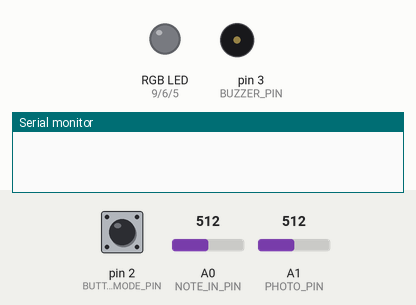
This sketch was run on a simulated Arduino Uno, built with avr-gcc and run on an emulated ATmega328P. Parts: an RGB LED mixed from three pins (HIGH = lit), buzzer (waves = sounding), the last lines printed to the serial monitor. The test bench sets the inputs (shaded band); at power-on: pin 2 (BUTTON_MODE_PIN) LOW, A0 (NOTE_IN_PIN) = 512, A1 (PHOTO_PIN) = 512.

Above: at 1.2 s.
1.3 s: pin 2 (BUTTON_MODE_PIN) pulled HIGH for 3.2 s
At 5.2 s:
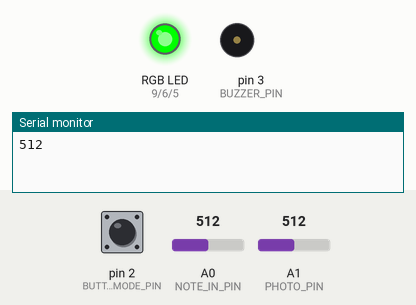
6.0 s: pin 2 (BUTTON_MODE_PIN) pulled HIGH for 0.15 s
At 7.6 s:
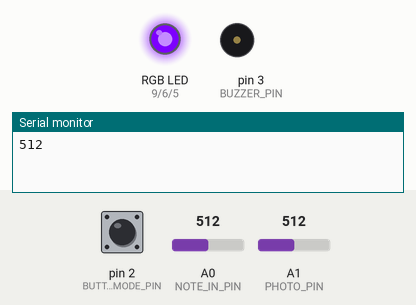
7.9 s: pin 2 (BUTTON_MODE_PIN) pulled HIGH for 1 s
At 9.8 s:
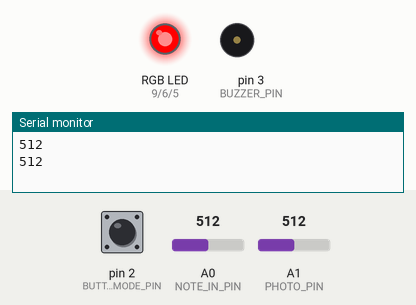
Timing chart, 0 to 11.3 s (numbered marks = the images above; inputs shaded):
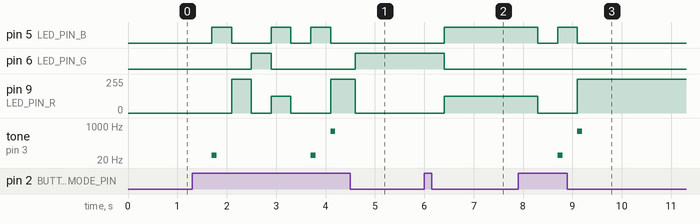

Measured:
- after the input at 1.3 s, pin 5 (LED_PIN_B): goes HIGH 0.40 s, LOW 0.80 s, HIGH 0.40 s, LOW 0.40 s, HIGH 0.40 s, then LOW, starting after 0.40 s; pin 6 (LED_PIN_G): LOW → HIGH after 1.2 s, → LOW 0.40 s later, → HIGH 1.7 s later
- after the input at 6.0 s, pin 5 (LED_PIN_B): LOW → HIGH after 0.40 s; pin 6 (LED_PIN_G): HIGH → LOW after 0.40 s; pin 9 (LED_PIN_R): 0/255 → 125/255 after 0.40 s
- after the input at 7.9 s, pin 5 (LED_PIN_B): HIGH → LOW after 0.40 s, → HIGH 0.40 s later, → LOW 0.40 s later; pin 9 (LED_PIN_R): 125/255 → 0/255 after 0.40 s, → 255/255 0.80 s later; tone on pin 3 (BUZZER_PIN): silent → 34 Hz after 0.80 s, → silent 0.10 s later, → 546 Hz 0.30 s later, → silent 0.10 s later

The sketch:

StLouis_AudreyLaure_etudeFour.ino.ino
```cpp
/**********************ETUDE 4 CART 360 2018*******************************
   WELCOME! IN THIS ETUDE WE WILL USE TIMERS & COMPUTE A RUNNING AVERAGE FOR PHOTOCELL
   THE PURPOSE OF THIS EXERCISE IS EXTEND ETUDE_3 WITH THE FOLLOWING FUNCTIONALITY:
   1/ WE WILL CHANGE THE RECORD MODE SUCH THAT IT NOT ONLY RECORDS THE NOTE BUT THE DURATION THAT NOTE WAS PRESSED AS WELL
   WE WILL ALLOW A USER TO HOLD DOWN A BUTTON FOR A MAXIMUM OF 5 SECONDS
   2/ WE WILL ADD A PHOTOCELL TO INCORPORATE FREQUENCY MODULATION - WHEN YOU PRESS A BUTTON AND AFFECT THE PHOTOCELL,
   THE FREQUENCY WILL CHANGE
   3/ IN RECORD MODE -YOU WILL PLAY THE NOTE LIVE WITH THE LIVE VALUE OF THE PHOTOCELL, IN PLAYBACK YOU WILL USE THE AVERAGE
   PHOTOCELL VALUE AS AN OFFSET TO THE FREQUENCY
   4/ WE WILL HAVE A NEW PLAYMODE WHICH WILL PLAYBACK THE FREQUENCY+AVERAGE PHOTO VAL AND THE DURATION ASSOCIATED WITH THE NOTE
   5/ ADDITIONALLY, IN PLAYBACK, THE LED BRIGHTNESS & COLOUR WILL CHANGE ACCORDING TO THE NOTE VALUE
   6/ RE-IMPLEMENT THE LIVE MODE TO INCORPORATE THE PHOTOCELL VALUE
   PLEASE NOTE:: THE OTHER NEW FUNCTIONS(BESIDES 6/) TO IMPLEMENT ARE AT THE BOTTOM OF THE CODE...


   PLEASE FOLLOW THE INSTRUCTIONS IN THE COMMENTS:
   DO NOT ADD ANY MORE FUNCTION DEFINITIONS
   ONLY IMPLEMENT THE FUNCTION DEFINITIONS SUPPLIED
   THERE IS NO NEED TO ADD ANY NEW VARIABLES OR CONSTANTS
   PROVIDE COMMENTS FOR ANY OF THE CODE IMPLEMENTED
   GOOD LUCK!
*/
/**** CONSTANTS ********************************************************/

#define BUTTON_MODE_PIN 2 // Button to change the mode

// constants for RGB LED
#define LED_PIN_R 9 // R PIN
#define LED_PIN_G 6 // G PIN
#define LED_PIN_B 5 // B PIN

// constant for note in (button-resistor ladder on breadboard)
# define NOTE_IN_PIN A0

//constant for max number of notes in array
#define MAX_NOTES 16

// a constant for duration
const int duration = 200;

// constant for pin to output for buzzer
#define BUZZER_PIN 3 // PWM

// constant for input from photo cell
#define PHOTO_PIN A1

// constant for size of running samples array (for averging)
#define RUNNING_SAMPLES 16

// max pressing time
const int MAX_PRESS_TIME = 5000;

/******** VARIABLES *****************************************************/
// counter for how many notes we have
int countNotes = 0;
// array to hold the notes played (for record/play mode)
int notes [MAX_NOTES];
int mode = 0; // start at off
/******** VARIABLES FOR ETUDE 4 *****************************************************/
// NEW FOR ETUDE 4: array to hold durations
// will be a parallel array to the notes array -
// meaning that at index 0 of notes[] is stored the 1st frequency, and at index 0 of
// the durations array  is stored the 1st duration for THAT note....
int durations [MAX_NOTES];

// boolean to determine if a note button was being pressed:
boolean activeNoteButton = false;

// keep track of the active frequency
int activeFrequency = 0;

// keep track of offset Freq generated by the photocell
int offsetFrequency = 0;

// keep track of average Freq generated by the photocell
int averageOffsetFreq = 0;

// timer vars
unsigned long timePassed;
unsigned long startTime;

// var to hold the note pressed
int testNote;

// vars for averageing
int runningAverageBuffer[RUNNING_SAMPLES];
int nextCount = 0;
int lightLevel;
int peak=0;


/*************************************************************************/


/**********************SETUP() DO NOT CHANGE*******************************/
// Declare pin mode for the single digital input
void setup()
{
  pinMode(BUTTON_MODE_PIN, INPUT);
   Serial.begin(9600);

}

/**********************LOOP() DO NOT CHANGE *******************************
   INSTRUCTIONS:
   There is NO NEED to change the loop - it establishes the flow of the program
   We call here 3 functions repeatedly:
   1: chooseMode(): this function will determine the mode that your program is in
   based on if the button (linked to the BUTTON_MODE_PIN) was pressed
   2: setRGB(): will set the color of the RGB LED based on the value of the mode variable
   3: selectMode(): will determine which function to call based on the value of the mode variable

**************************************************************************/
void loop()
{
  chooseMode();
  setRGB();
  selectMode();


}
/******************CHOOSEMODE() *********************************
   INSTRUCTIONS:
   Read the value from the Button (linked to the BUTTON_MODE_PIN) and
   if is being pressed then change the mode variable.
   REMEMBER:
   mode == 0 is reset
   mode == 1 is live
   mode == 2 is record
   mode == 3 is play
   mode == 4 is loopMode
   Every time the user presses the button, the program will go to the next mode,
   once it reaches 4, it should go back to mode == 0.
   (i.e. if mode ==2 and we press, then mode ==3) ...
**************************************************************************/
void chooseMode() {
  if (digitalRead(BUTTON_MODE_PIN) == HIGH)
  {
    delay(400);
    if (mode < 4) mode++;
    else mode = 0;
  }
}

/******************SETRGB()*********************************************
   INSTRUCTIONS:
   Depending on the value of the mode variable:
   if the mode is 0 - RGB LED IS OFF
   if the mode is 1 - RGB LED IS BLUE
   if mode is 2 - RGB LED IS RED
   if mode is 3 - RGB LED IS GREEN
   if mode is 4 - RGB LED iS PURPLE
   YOU MUST USE A SWITCH CASE CONSTRUCT (NOT A SERIES OF IF / ELSE STATEMENTS
**************************************************************************/
void setRGB()
{
  switch (mode)
  {
    case 0:
      {
        analogWrite(LED_PIN_R, 0);   // Turn on the LED -R
        analogWrite(LED_PIN_G, 0);   // Turn on the LED -G
        analogWrite(LED_PIN_B, 0);   // Turn on the LED -B
        break;
      }
    case 1:
      {
        analogWrite(LED_PIN_R, 0);   // Turn on the LED -R
        analogWrite(LED_PIN_G, 0);   // Turn on the LED -G
        analogWrite(LED_PIN_B, 255);   // Turn on the LED -B
        break;
      }
    case 2:
      {
        analogWrite(LED_PIN_R, 255);   // Turn on the LED -R
        analogWrite(LED_PIN_G, 0);   // Turn on the LED -G
        analogWrite(LED_PIN_B, 0);   // Turn on the LED -B
        break;
      }
    case 3:
      {
        analogWrite(LED_PIN_R, 0);   // Turn on the LED -R
        analogWrite(LED_PIN_G, 255);   // Turn on the LED -G
        analogWrite(LED_PIN_B, 0);   // Turn on the LED -B
        break;
      }

    case 4:
      {
        analogWrite(LED_PIN_R, 125);   // Turn on the LED -R
        analogWrite(LED_PIN_G, 0);   // Turn on the LED -G
        analogWrite(LED_PIN_B, 255);   // Turn on the LED -B
        break;
      }
    default:
      {
        // do nothing
        break;
      }
  }
}
/**********************SELECTMODE() *******************************
   INSTRUCTIONS:
   There is NO NEED to change this function - it selects WHICH function should run based on the mode variable
   There are 4 possibilities
   1: reset(): this function will reset any arrays etc, and will do nothing else
   2: live(): this function will play the corresponding notes
   to the user pressing the respective buttons.
   NOTE:: the notes played are NOT stored
   3: record(): this function will play the corresponding notes
   to the user pressing the respective buttons
   AND will STORE up to 16 consecutive notes in an array.
   4: play(): this function will playback any notes stored in the array that were recorded
   in the previous mode
   5: loopMode(): this function will playback any notes stored in the array that were recorded,
   BUT unlike the previous mode, you can choose in which sequence the notes are played.
   REQUIRED: only play notes from the array (no live stuff)

******************************************************************************/
void selectMode()
{
  if (mode == 0) {
    reset();
  }
  else if (mode == 1) {
    live();
  }
  else if (mode == 2) {
    //record();
    /******NEW*********/
    recordWithDuration();
  }

  else if (mode == 3) {
    //play();
    /******NEW*********/
    playWithDuration();
  }

  else if (mode == 4) {
    loopMode();
  }
}
/******************RESET() **************************************
   INSTRUCTIONS:
   this function should ensure that any notes recorded are no longer available
**************************************************************************/
void reset()
{
  countNotes = 0;

}
/******************LIVE()  - RE-IMPLEMENT **************************************
   INSTRUCTIONS:
   this function will play the corresponding notes
   to the user pressing the respective buttons
   NOTE:: the notes played are NOT stored
   SO: you need read in the input from the analog input (linked to the button-resistor ladder combo)
   ALSO - get the value of the photo cell and combine it with the note frequency
   THEN - output the note to the buzzer using the tone() function, as 3rd argument
   make the duration value == to 100
**************************************************************************/
void live()
{
  uint8_t val = analogRead(NOTE_IN_PIN);
  offsetFrequency = getPhotoFrequency();
  if (analogRead(NOTE_IN_PIN) < 10) // to get rid of noise
    noTone(BUZZER_PIN);
  else
    tone(BUZZER_PIN, val + offsetFrequency, 100);
  // output sound

}

/******************LOOPMODE(): DONE************************************
   INSTRUCTIONS:
   this function will playback any notes stored in the array that were recorded
   in the previous mode
   SO: you need to go through the array of values (be careful - the user may not have put in MAX_NOTES)
   READ values IN ANY ORDERING (You MUST use the array - but you can determine your own sequence)
   AND output each note to the buzzer using the tone() function
   ALSO: as long as we are in this mode, the notes are played over and over again
   BE CAREFUL: make sure you allow for the user to get to another mode from the mode button...
**************************************************************************/
void loopMode()
{
  for (int i = 0; i < countNotes; i++)
  {
    /* https://www.arduino.cc/en/Reference/Tone */
    tone(BUZZER_PIN, notes[i], duration);
    delay(duration); // wait for tone to finish
    //check if mode button is pressed
    if (digitalRead(BUTTON_MODE_PIN) == HIGH) {
      break;
    }
  }
  for (int i = countNotes - 1; i >= 0; i--)
  {
    /* https://www.arduino.cc/en/Reference/Tone */
    tone(BUZZER_PIN, notes[i], duration);
    delay(duration); // wait for tone to finish
    //check if mode button is pressed
    if (digitalRead(BUTTON_MODE_PIN) == HIGH) {
      break;
    }
  }
}

/******************RECORDWITHDURATION(): IMPLEMENT *********************************
   INSTRUCTIONS:
   this function will play the corresponding notes
   to the user pressing the respective buttons
   AND will STORE up to 16 consecutive notes in an array.
   It will ALSO use a timer to keep track of how long the current note button has been pressed
   It will ALSO sample the photocell value to be used live as well as well as calling the function to calculate
   the running average of the photocell value
   SO:I have implemented a basic framework for you to follow - the basic state machine.
   YOUR JOB is to implement the NEW functions that get called within the framework...
**************************************************************************/
void recordWithDuration()
{
  // to handle a little bit of noise
  int theAdjuster = 50;
  // check we have not stored more than 16 notes
  if (countNotes < MAX_NOTES)
  {
    // read in the value from button press
    testNote = analogRead(NOTE_IN_PIN);
    /*** STATE A::: *******************************************
        IF the testNote is > min AND the timer has not reached 5 secs:
        This means we are pressing on a note button
    */
    if (testNote > theAdjuster && (timePassed < MAX_PRESS_TIME)) {
      /*** STATE AA::: *******************************************
          IF the boolean is false it means we have just started to press the button
          YOU now need to implement the function below which will set up all things
          required to have a new timer
      */
      if (activeNoteButton == false)
      {

        startUpTimer();

      }
      /*** STATE AA::: *******************************************
           IF the boolean is true it means we are continuing to press the button
           YOU now need to implement the function below which will allow for
           1/ timer to be updated
           2/ get the photoCell Value
           3/ get the current running average
      */
      else
      { // update the timer
        /*** FUNCTION TO IMPLEMENT ***/
        updateTimer();
        /*** FUNCTION TO IMPLEMENT ***/
        offsetFrequency = getPhotoFrequency();
        /*** FUNCTION TO IMPLEMENT ***/
        playCurrentNote();
        /*** FUNCTION TO IMPLEMENT ***/
        averageOffsetFreq = getRunningAverage();
      }
    }
    /*** STATE B::: *******************************************
       IF the testNote is > min AND the timer HAS reached 5 secs:
       then WRITE the code to turn OFF the buzzer.
    */
    else if (testNote > theAdjuster && (timePassed > MAX_PRESS_TIME))
    {
      noTone(BUZZER_PIN);
    }
    /*** STATE C::: *******************************************
       IF the testNote is < min AND the boolean is true
       this means we have STOPPED pressing the button
       YOU: need to implement the function to update the arrays etc
    */
    else if ((testNote <= theAdjuster && activeNoteButton == true) ) {
      /*** FUNCTION TO IMPLEMENT ***/
      updateArraysWithNoteAndTimings();
    }


  }

}

/******************STARTUPTIMER(): IMPLEMENT *********************************
   INSTRUCTIONS:
   this function will set all required variables to reset the timer
**************************************************************************/
void startUpTimer()
{

  startTime = millis();
  activeNoteButton=true;

}
/******************UPDATETIMER(): IMPLEMENT *********************************
   INSTRUCTIONS:
   this function will update the current timer
**************************************************************************/
void updateTimer()
{

  timePassed = millis() - startTime;


}
/******************PLAYCURRENTNOTE(): IMPLEMENT *********************************
   INSTRUCTIONS:
   this function will play the current note being pressed in RecordDuration mode
   and the frequency should be note value + offset from photocell
   add as the 3rd parameter to the tone() a duration of 100
**************************************************************************/
void playCurrentNote()
{
  if(analogRead(NOTE_IN_PIN)){
  if(testNote>peak)
  peak=testNote;
  tone(BUZZER_PIN, peak + offsetFrequency, 100);
  }else noTone(BUZZER_PIN);
   Serial.println(testNote);


}
/******************UPDATEARRAYSWITHNOTEANDTIMINGS(): IMPLEMENT *********************************
   INSTRUCTIONS:
   this function will handle the case where the note is no longer being pressed:
   you need to update the arrays
   NOTE: please for the note value  - combine with the running average val from the photocell
   reset the necessary booleans
   reset any counters
**************************************************************************/
void updateArraysWithNoteAndTimings()
{


testNote = analogRead(NOTE_IN_PIN);

  notes[countNotes] = peak + averageOffsetFreq ;
  durations[countNotes] = timePassed;
  activeNoteButton = false;
  countNotes++;
  if(countNotes>=16)
  countNotes=0;
  timePassed=0;
  peak=0;

}
/******************GETPHOTOFREQUENCY(): IMPLEMENT *********************************
   INSTRUCTIONS:
   this function will get input from the photocell
   please scale and return the value accordingly
**************************************************************************/
int getPhotoFrequency()
{
  lightLevel = analogRead(PHOTO_PIN);


  //Adjust the light level to produce a result between 0 and 100.
  offsetFrequency = map(lightLevel, 250, 1000, 0, 100);

  return offsetFrequency;


}

/******************GETRUNNINGAVERAGE(): IMPLEMENT *********************************
   INSTRUCTIONS:
   this function should compute the running average of the photcell value (returned from the
   getPhotoFrequency() function).
**************************************************************************/
int getRunningAverage()
{


  runningAverageBuffer[nextCount] = getPhotoFrequency(); // store the photo frenquency in array
  nextCount++; // increase count of nextCount
  if (nextCount >= RUNNING_SAMPLES)
    nextCount = 0;
  int currentSum = 0;
  for (int i = 0; i < RUNNING_SAMPLES; i++) {
    currentSum += runningAverageBuffer[i];
  }
  averageOffsetFreq = currentSum / RUNNING_SAMPLES;
  delay(100);
  return averageOffsetFreq;


}
/******************COLORLED(): IMPLEMENT *********************************
   INSTRUCTIONS:
   this function will change the color of the led (in playback mode) to have the brightness
   adjusted according to the frequency of the note being played (range : 0-255)
**************************************************************************/
void colorLED(int col)
{

  long frq;

  frq = map(col,0,1024,0,255);
  analogWrite(LED_PIN_R, 0);
  analogWrite(LED_PIN_G, frq);   // Turn on the green LED based on the frequency of the note
  analogWrite(LED_PIN_B, 0);

}
/******************PLAYWITHDURATION(): IMPLEMENT *********************************
   INSTRUCTIONS:
   this function will got through the notes array and play back the note and
   its corresponding duration value.
   NOTE: we have not implemented any case/code for pauses  - this can be a fixed value
   ALSO: call the function to change the color of the LED using the correct argument.
   ALSO: note that the mode button will not be super responsive UNLESS you press the button
   continuously - that is ok for this etude.
**************************************************************************/
void playWithDuration()
{

for (int i=0; i < countNotes; i++)
{

  tone(BUZZER_PIN,notes[i],durations[i]); // output the notes
  colorLED(notes[i]);  // change the intensity of the LED
  delay(durations[i]+20);
  if(digitalRead(BUTTON_MODE_PIN))
  break;

  }
}

/******************PLAY(): SOLUTION: ETUDE_2 ************************************
   INSTRUCTIONS:
   this function will playback any notes stored in the array that were recorded
   in the previous mode
   SO: you need to go through the array of values (be careful - the user may not have put in MAX_NOTES)
   READ each value IN ORDER
   AND output each note to the buzzer using the tone() function
   ALSO: as long as we are in this mode, the notes are played over and over again
   BE CAREFUL: make sure you allow for the user to get to another mode from the mode button...
**************************************************************************/
void play()
{

  for (int i = 0; i < countNotes; i++)
  {
    /* https://www.arduino.cc/en/Reference/Tone */
    tone(BUZZER_PIN, notes[i], duration);
    delay(duration); // wait for tone to finish
    //check if mode button is pressed
    if (digitalRead(BUTTON_MODE_PIN) == HIGH) {
      break;
    }
  }
}
/******************RECORD(): SOLUTION_ETUDE_2 **********************************
   INSTRUCTIONS:
   this function will play the corresponding notes
   to the user pressing the respective buttons
   AND will STORE up to 16 consecutive notes in an array.
   SO:you need read in the input from the analog input (linked to the button-resistor ladder combo)
   AND - output the note to the buzzer using the tone() function
   THEN store that note in the array  - BE CAREFUL - you can only allow for up to MAX_NOTES to be stored
********************************************************************************/
void record()
{

  if (countNotes < MAX_NOTES)
  {
    // add a note to the array if have a value
    int testNote = analogRead(NOTE_IN_PIN);
    if (testNote > 0)
    {
      notes[countNotes] = testNote; // possible vals?
      tone(BUZZER_PIN, notes[countNotes], duration);
      delay(duration); // wait for tone to finish
      countNotes++;
      delay(100);


    }

  }
}
/*********************************************************************************/
```
